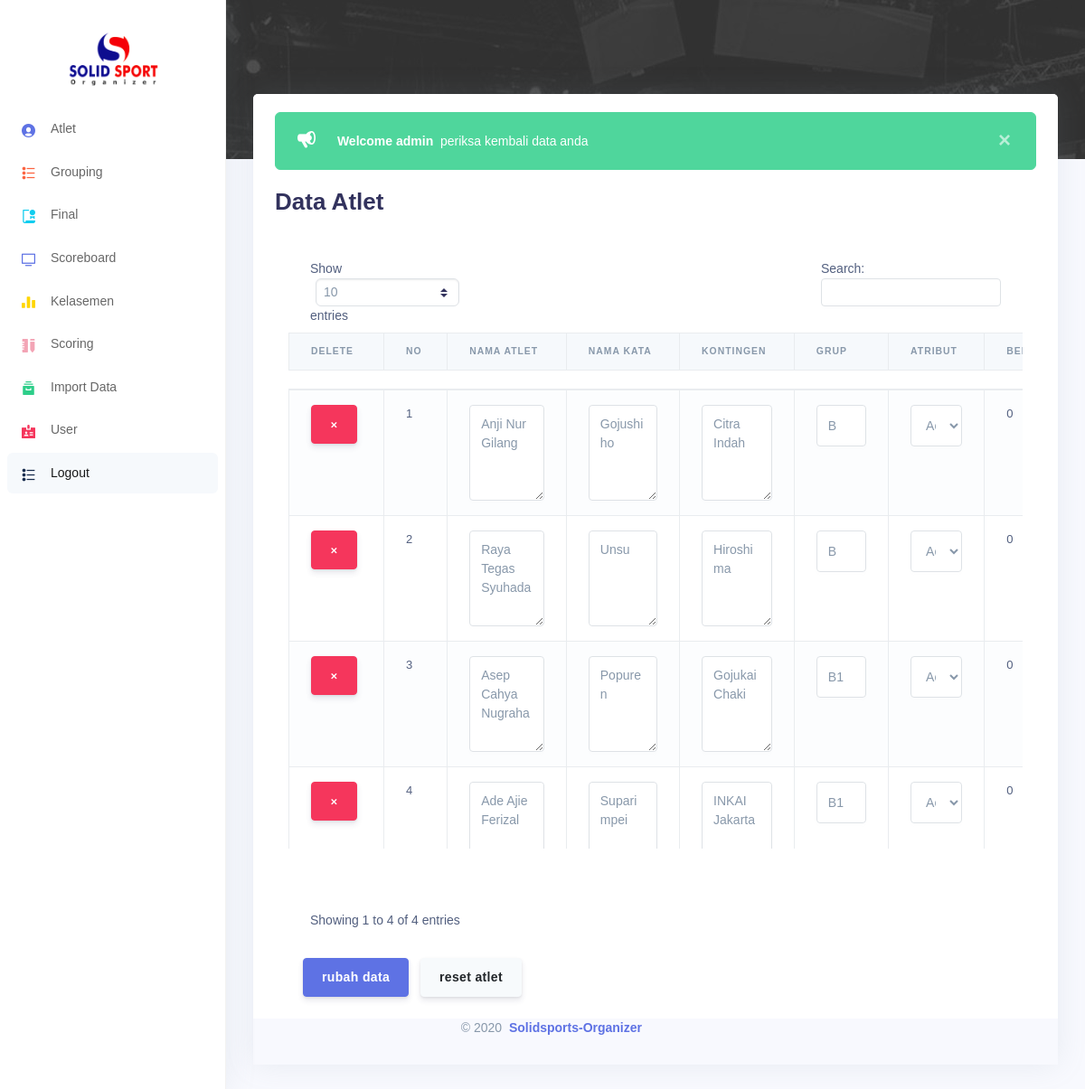
The page /modul/atlet/index.php (signed in) on the database its author committed.
### tables this page shows
CREATE TABLE `atlet` (
  `idAtlet` int(11) NOT NULL,
  `namaAtlet` varchar(50) NOT NULL,
  `kelas` varchar(50) NOT NULL,
  `kontingen` varchar(50) NOT NULL,
  `namaKata` varchar(50) NOT NULL,
  `grup` varchar(10) NOT NULL,
  `atribut` char(3) NOT NULL,
  `bermain` int(1) NOT NULL DEFAULT 0
);

### modul/atlet/index.php (the view, shortened to what this page needs)
<?php
if(!isset($_SESSION['username'])){
    @header("location:../login");
}else{
    include "../../config/templates/header.php";
    include "../../config/templates/sidebar.php";
    include "../../config/templates/mainContent.php";
    include "../../config/database/koneksi.php";
?>
                    <div class="card-header border-0">
                        <div class="alert alert-success alert-dismissible fade show" role="alert">
                            <span class="alert-icon"><i class="ni ni-notification-70"></i></span>
                            <span class="alert-text"><strong>Welcome <?= $_SESSION['username']; ?> </strong>&nbsp;periksa kembali data anda</span>
                            <button type="button" class="close" data-dismiss="alert" aria-label="Close">
                            <span aria-hidden="true">&times;</span>
                        </button>
                        </div>
                        <h1 class="mb-0">Data Atlet</h1>
                    </div>
            <div class="card-body">
            <div class="col-md-12">
            <form action="#" method="POST" enctype="multipart/form-data">
                    <table table id="example" class="table table-striped table-bordered nowrap" cellspacing="0" width="120%">
                        <thead class="thead-light">
                            <tr>
                                <th>Delete</th>
                                <th>No</th>
                                <th>Nama Atlet</th>
                                <th>Nama Kata</th>
                                <th>Kontingen</th>
                                <th style="width:100px;">Grup</th>
                                <th>Atribut</th>
                                <th>Bermain</th>
                            </tr>
                        </thead>
                        <tbody class="list">
                            <?php
                            $i=1;
                            $sql = mysqli_query($conn,"SELECT * FROM atlet");
                            while($data = mysqli_fetch_array($sql)){
                                ?>
                                <tr>
                                <td><a class="btn btn-danger" href="?idAtlet=<?= $data['idAtlet']?>"><span style='font-size:10px;'>&#10005;</span></a></td>
                                <td><?= $i ?></td>
                                <td><textarea class="form-control" name="namaAtlet[]" id="" cols="10" rows="4"><?= $data['namaAtlet']; ?></textarea></td>
                                <td><textarea class="form-control" name="namaKata[]" id="" cols="10" rows="4"><?= $data['namaKata']; ?></textarea></td>
                                <td><textarea class="form-control" name="kontingen[]" id="" cols="10" rows="4"><?= $data['kontingen']; ?></textarea></td>
                                <td>
                                    <input class="form-control" type="text" name="grup[]" value="<?= $data['grup']?>">
                                </td>
                                <td>
                                    <select class="form-control" name="atribut[]">
                                        <option value="Ao" <?php if($data['atribut'] == "Ao"){echo "selected";}?>><span class="badge badge-danger">Ao</span></option>
                                    </select>
                                </td>
                                <td><?= $data['bermain'];?></td>
                                </tr>
                            <?php
                            $i++;
                            }
                            ?>
                        </tbody>
                    </table>
                <div class="pl-3">
                    <input type="submit" class="btn btn-primary" name="update" value="rubah data"></input>
                    <button type="button" class="btn btn-secondary" data-toggle="modal" data-target="#confirmResetModal">
                        reset atlet
                    </button>
                </div>
                </form>
            </div>
            </div>
<?php
    }
    include "../../config/templates/footer.php";
?>
</body>
</html>

### rows shown on the page
atlet: namaAtlet "Anji Nur Gilang", namaKata "Gojushiho", kontingen "Citra Indah", grup "B", atribut "Ao", bermain "0"
atlet: namaAtlet "Raya Tegas Syuhada", namaKata "Unsu", kontingen "Hiroshima", grup "B", atribut "Ao", bermain "0"
atlet: namaAtlet "Asep Cahya Nugraha", namaKata "Popuren", kontingen "Gojukai Chaki", grup "B1", atribut "Ao", bermain "0"
atlet: namaAtlet "Ade Ajie Ferizal", namaKata "Suparimpei", kontingen "INKAI Jakarta", grup "B1", atribut "Ao", bermain "0"

### other values the page prints
$_SESSION['username'] "admin"
